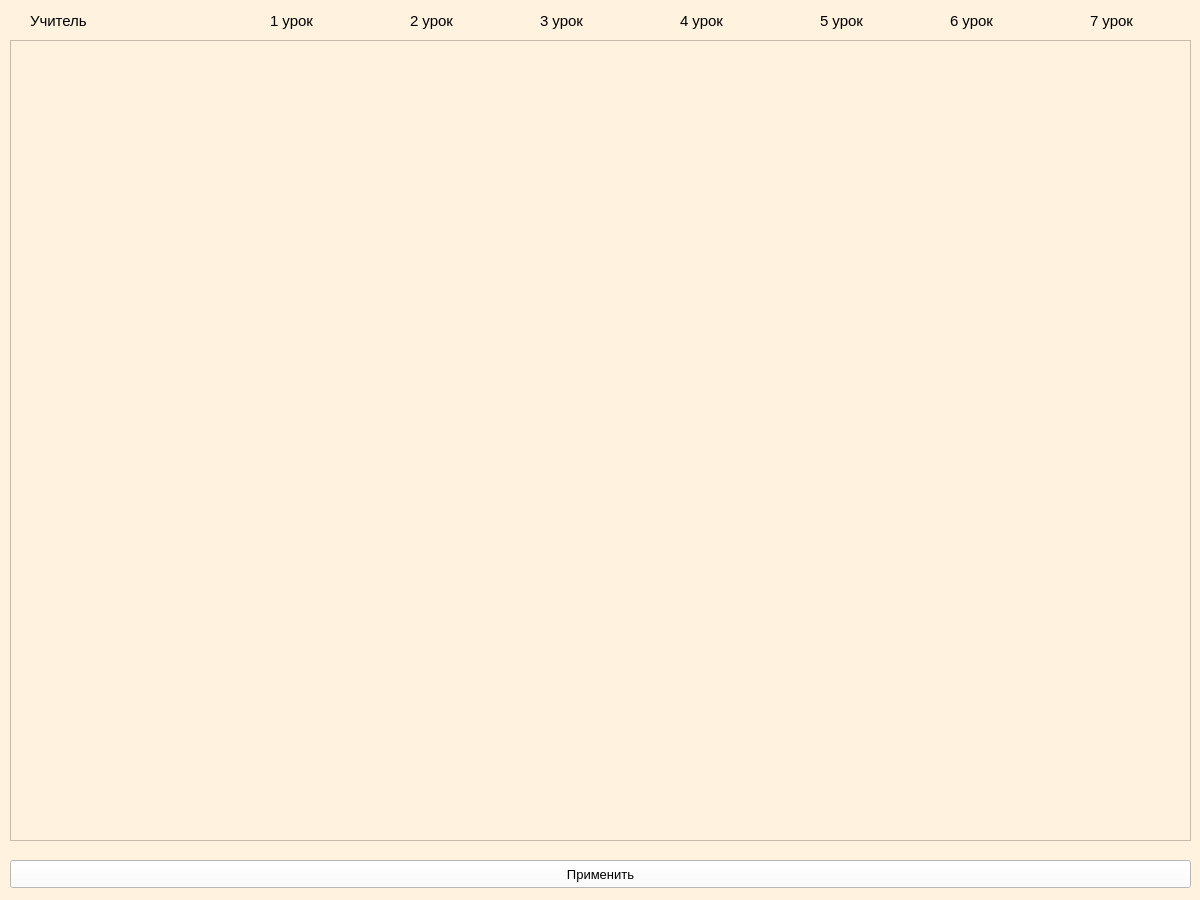
<?xml version="1.0" encoding="UTF-8"?>
<ui version="4.0">
 <class>Form</class>
 <widget class="QWidget" name="Form">
  <property name="geometry">
   <rect>
    <x>0</x>
    <y>0</y>
    <width>1200</width>
    <height>900</height>
   </rect>
  </property>
  <property name="font">
   <font>
    <pointsize>10</pointsize>
   </font>
  </property>
  <property name="windowTitle">
   <string>Form</string>
  </property>
  <property name="styleSheet">
   <string notr="true">background-color: rgb(255, 242, 222);</string>
  </property>
  <widget class="QScrollArea" name="scrollArea">
   <property name="geometry">
    <rect>
     <x>10</x>
     <y>40</y>
     <width>1181</width>
     <height>801</height>
    </rect>
   </property>
   <property name="font">
    <font>
     <pointsize>11</pointsize>
    </font>
   </property>
   <property name="widgetResizable">
    <bool>true</bool>
   </property>
   <widget class="QWidget" name="scrollAreaWidgetContents">
    <property name="geometry">
     <rect>
      <x>0</x>
      <y>0</y>
      <width>1179</width>
      <height>799</height>
     </rect>
    </property>
   </widget>
  </widget>
  <widget class="QLabel" name="label">
   <property name="geometry">
    <rect>
     <x>30</x>
     <y>10</y>
     <width>121</width>
     <height>21</height>
    </rect>
   </property>
   <property name="font">
    <font>
     <pointsize>11</pointsize>
    </font>
   </property>
   <property name="text">
    <string>Учитель</string>
   </property>
  </widget>
  <widget class="QLabel" name="label_3">
   <property name="geometry">
    <rect>
     <x>410</x>
     <y>10</y>
     <width>81</width>
     <height>21</height>
    </rect>
   </property>
   <property name="font">
    <font>
     <pointsize>11</pointsize>
    </font>
   </property>
   <property name="text">
    <string>2 урок</string>
   </property>
  </widget>
  <widget class="QLabel" name="label_2">
   <property name="geometry">
    <rect>
     <x>270</x>
     <y>10</y>
     <width>71</width>
     <height>21</height>
    </rect>
   </property>
   <property name="font">
    <font>
     <pointsize>11</pointsize>
    </font>
   </property>
   <property name="text">
    <string>1 урок</string>
   </property>
  </widget>
  <widget class="QLabel" name="label_4">
   <property name="geometry">
    <rect>
     <x>540</x>
     <y>10</y>
     <width>81</width>
     <height>21</height>
    </rect>
   </property>
   <property name="font">
    <font>
     <pointsize>11</pointsize>
    </font>
   </property>
   <property name="text">
    <string>3 урок</string>
   </property>
  </widget>
  <widget class="QLabel" name="label_5">
   <property name="geometry">
    <rect>
     <x>820</x>
     <y>10</y>
     <width>81</width>
     <height>21</height>
    </rect>
   </property>
   <property name="font">
    <font>
     <pointsize>11</pointsize>
    </font>
   </property>
   <property name="text">
    <string>5 урок</string>
   </property>
  </widget>
  <widget class="QLabel" name="label_6">
   <property name="geometry">
    <rect>
     <x>680</x>
     <y>10</y>
     <width>81</width>
     <height>21</height>
    </rect>
   </property>
   <property name="font">
    <font>
     <pointsize>11</pointsize>
    </font>
   </property>
   <property name="text">
    <string>4 урок</string>
   </property>
  </widget>
  <widget class="QLabel" name="label_7">
   <property name="geometry">
    <rect>
     <x>950</x>
     <y>10</y>
     <width>81</width>
     <height>21</height>
    </rect>
   </property>
   <property name="font">
    <font>
     <pointsize>11</pointsize>
    </font>
   </property>
   <property name="text">
    <string>6 урок</string>
   </property>
  </widget>
  <widget class="QPushButton" name="push_done">
   <property name="geometry">
    <rect>
     <x>10</x>
     <y>860</y>
     <width>1181</width>
     <height>28</height>
    </rect>
   </property>
   <property name="font">
    <font>
     <pointsize>10</pointsize>
    </font>
   </property>
   <property name="styleSheet">
    <string notr="true">background-color: rgb(255, 255, 255);</string>
   </property>
   <property name="text">
    <string>Применить</string>
   </property>
  </widget>
  <widget class="QLabel" name="label_8">
   <property name="geometry">
    <rect>
     <x>1090</x>
     <y>10</y>
     <width>81</width>
     <height>21</height>
    </rect>
   </property>
   <property name="font">
    <font>
     <pointsize>11</pointsize>
    </font>
   </property>
   <property name="text">
    <string>7 урок</string>
   </property>
  </widget>
 </widget>
 <resources/>
 <connections/>
</ui>
